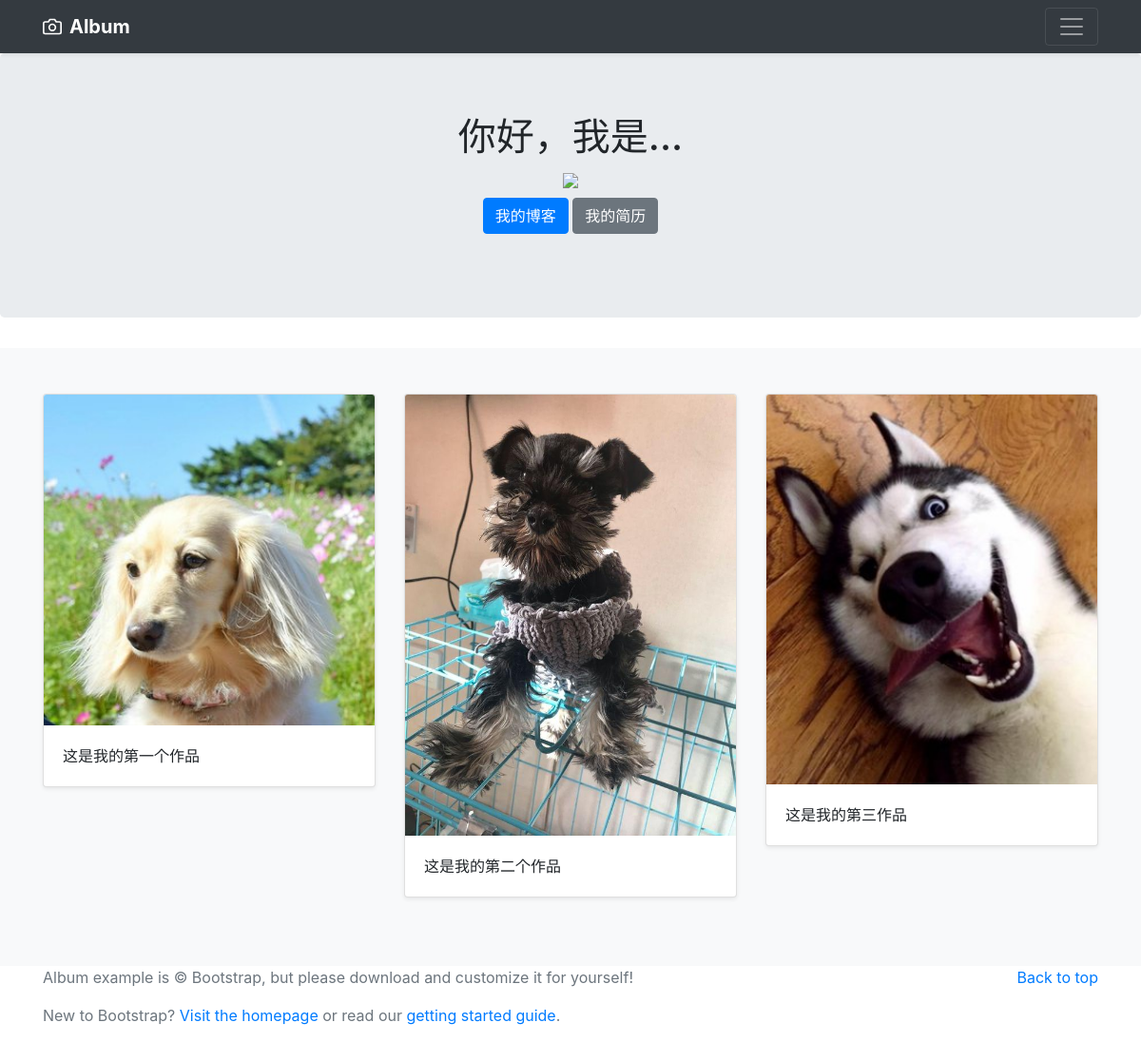
The page / on the database its author committed.
### gallery/models.py (models this page shows, shortened)
class Gallery(models.Model):
    description = models.CharField(default='在这里写作品的简介', max_length=100)
    image = models.ImageField(default='default.png', upload_to='media/image/')
    title = models.CharField(default='作品标题', max_length=100)

### portfolio/views.py (the view)
# urls.py: 2. Add a URL to urlpatterns:  path('', views.home, name='home')
def home(request):
    gallerys = Gallery.objects
    return render(request,'home.html',{'gallerys': gallerys})

### templates/home.html (shortened to what this page needs)
<!doctype html>
<html lang="en">
  {% load staticfiles %}
  <head>
<link rel="stylesheet" href="https://stackpath.bootstrapcdn.com/bootstrap/4.3.1/css/bootstrap.min.css">
  </head>
  <body>
    <header>
  <div class="navbar navbar-dark bg-dark shadow-sm">
    <div class="container d-flex justify-content-between">
      <a href="#" class="navbar-brand d-flex align-items-center">
        <strong>Album</strong>
      </a>
      <button class="navbar-toggler" type="button" data-toggle="collapse" data-target="#navbarHeader" aria-controls="navbarHeader" aria-expanded="false" aria-label="Toggle navigation">
        <span class="navbar-toggler-icon"></span>
      </button>
    </div>
  </div>
</header>
<main role="main">
  <section class="jumbotron text-center">
    <div class="container">
      <h1 class="jumbotron-heading">你好，我是...</h1>
     <img src="{% static "xhr.jpeg" %}"width=20%>
      <p>
        <a href="blog" class="btn btn-primary my-2">我的博客</a>
        <a href="{% static 'resume.pdf' %}" class="btn btn-secondary my-2">我的简历</a>
      </p>
    </div>
  </section>
  <div class="album py-5 bg-light">
    <div class="container">
      <div class="row">
        {% for gallery in gallerys.all %}
        <div class="col-md-4">
          <div class="card mb-4 shadow-sm">
            <img class="card-img-top" src="{{ gallery.image.url }}">
            <div class="card-body">
              <p class="card-text">{{ gallery.description }}</p>
            </div>
          </div>
        </div>
        {% endfor %}
      </div>
    </div>
  </div>
</main>
<footer class="text-muted">
  <div class="container">
    <p class="float-right">
      <a href="#">Back to top</a>
    </p>
    <p>Album example is &copy; Bootstrap, but please download and customize it for yourself!</p>
    <p>New to Bootstrap? <a href="https://getbootstrap.com/">Visit the homepage</a> or read our <a href="/docs/4.3/getting-started/introduction/">getting started guide</a>.</p>
  </div>
</footer>
</html>

### rows shown on the page
Gallery: image (picture), description "这是我的第一个作品"
Gallery: image (picture), description "这是我的第二个作品"
Gallery: image (picture), description "这是我的第三作品"
